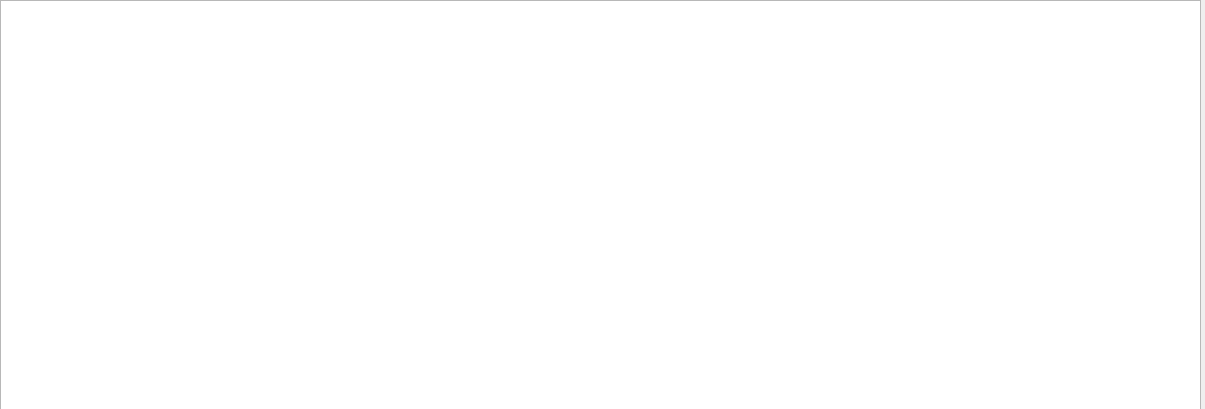
<?xml version="1.0" encoding="UTF-8"?>
<ui version="4.0">
 <class>Show_att_of_feature</class>
 <widget class="QWidget" name="Show_att_of_feature">
  <property name="geometry">
   <rect>
    <x>0</x>
    <y>0</y>
    <width>1205</width>
    <height>409</height>
   </rect>
  </property>
  <property name="windowTitle">
   <string>Form</string>
  </property>
  <widget class="QTableView" name="tableView">
   <property name="geometry">
    <rect>
     <x>0</x>
     <y>0</y>
     <width>1201</width>
     <height>411</height>
    </rect>
   </property>
  </widget>
 </widget>
 <resources/>
 <connections/>
</ui>
